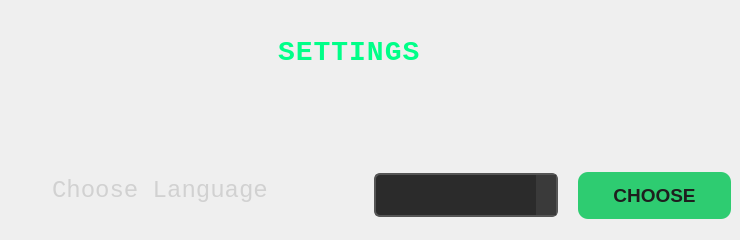
      <widget class="QWidget" name="settingsPage">
       <widget class="QWidget" name="verticalLayoutWidget_9">
        <property name="geometry">
         <rect>
          <x>270</x>
          <y>20</y>
          <width>261</width>
          <height>81</height>
         </rect>
        </property>
        <layout class="QVBoxLayout" name="settingsLabelLayout">
         <item>
          <widget class="QLabel" name="settingsLabel">
           <property name="font">
            <font>
             <family>Monospace</family>
             <pointsize>-1</pointsize>
             <fontweight>DemiBold</fontweight>
            </font>
           </property>
           <property name="styleSheet">
            <string notr="true">QLabel {
    font-size: 28px;
    font-weight: 600;
    color: #00ff88;       
    letter-spacing: 1px;   
    padding: 10px 0;
    margin-bottom: 15px;
    border-bottom: 1px solid #1a3a2a; 
}
</string>
           </property>
           <property name="text">
            <string>SETTINGS</string>
           </property>
          </widget>
         </item>
        </layout>
       </widget>
       <widget class="QWidget" name="horizontalLayoutWidget_4">
        <property name="geometry">
         <rect>
          <x>10</x>
          <y>160</y>
          <width>721</width>
          <height>71</height>
         </rect>
        </property>
        <layout class="QHBoxLayout" name="allLanguagesLayout">
         <item>
          <layout class="QVBoxLayout" name="chooseLangLayout">
           <property name="spacing">
            <number>6</number>
           </property>
           <property name="leftMargin">
            <number>35</number>
           </property>
           <property name="rightMargin">
            <number>0</number>
           </property>
           <item>
            <widget class="QLabel" name="languageLabel">
             <property name="font">
              <font>
               <family>Monospace</family>
               <pointsize>18</pointsize>
              </font>
             </property>
             <property name="styleSheet">
              <string notr="true">QLabel {
    color: #d1d1d1; 
    margin-bottom: 10px; 
}</string>
             </property>
             <property name="text">
              <string>Choose Language</string>
             </property>
            </widget>
           </item>
          </layout>
         </item>
         <item>
          <layout class="QHBoxLayout" name="chooseLangChoiceLayout">
           <property name="spacing">
            <number>20</number>
           </property>
           <property name="leftMargin">
            <number>0</number>
           </property>
           <item>
            <widget class="QComboBox" name="languageCombo">
             <property name="font">
              <font>
               <pointsize>-1</pointsize>
              </font>
             </property>
             <property name="cursor">
              <cursorShape>PointingHandCursor</cursorShape>
             </property>
             <property name="styleSheet">
              <string notr="true">QComboBox {
    background-color: #2b2b2b;
    color: #ffffff;
    border: 2px solid #555555;
    border-radius: 6px;
    font-size: 19px;
    min-width: 150px;
    max-width: 250px;
    min-height: 40px; 
    height: 40px; 
    outline: none;
 	padding-left: 8px;
}

QComboBox QAbstractItemView {
    background-color: #2b2b2b;
    color: #ffffff;
    border: none;
    selection-background-color: #3a3a3a;
    selection-color: #ffffff;
    outline: none;
}

QComboBox QAbstractItemView::item {
    background-color: transparent;
    padding: 6px 12px;
}

QComboBox::drop-down {
    background-color: #3a3a3a;
    border: none;
    width: 20px;
}

QComboBox::down-arrow {
    image: url(:/downArrow.png);
    width: 10px;
    height: 10px;
}

QComboBox::drop-down:hover {
    background-color: #505050;
}
</string>
             </property>
            </widget>
           </item>
           <item>
            <widget class="QPushButton" name="languageButton">
             <property name="font">
              <font>
               <family>Cantarell</family>
               <pointsize>14</pointsize>
               <bold>true</bold>
              </font>
             </property>
             <property name="cursor">
              <cursorShape>PointingHandCursor</cursorShape>
             </property>
             <property name="styleSheet">
              <string notr="true">QPushButton {
    background-color: #2ECC71;
    color: #1e1e1e; 
    font-weight: bold;
    border: none;
    padding: 12px 24px;
    border-radius: 10px;
    min-width: 10px;
    min-height: 5px; 
    box-shadow: 0 4px 8px rgba(0, 0, 0, 0.1);
    transition: background-color 0.3s, box-shadow 0.3s;
}

QPushButton:hover {
    background-color: #5bbd88;
    box-shadow: 0 6px 12px rgba(0, 0, 0, 0.2);
}

QPushButton:pressed {
    background-color: #4aa97a;
    box-shadow: none;
}

</string>
             </property>
             <property name="text">
              <string>CHOOSE</string>
             </property>
            </widget>
           </item>
          </layout>
         </item>
        </layout>
       </widget>
      </widget>
